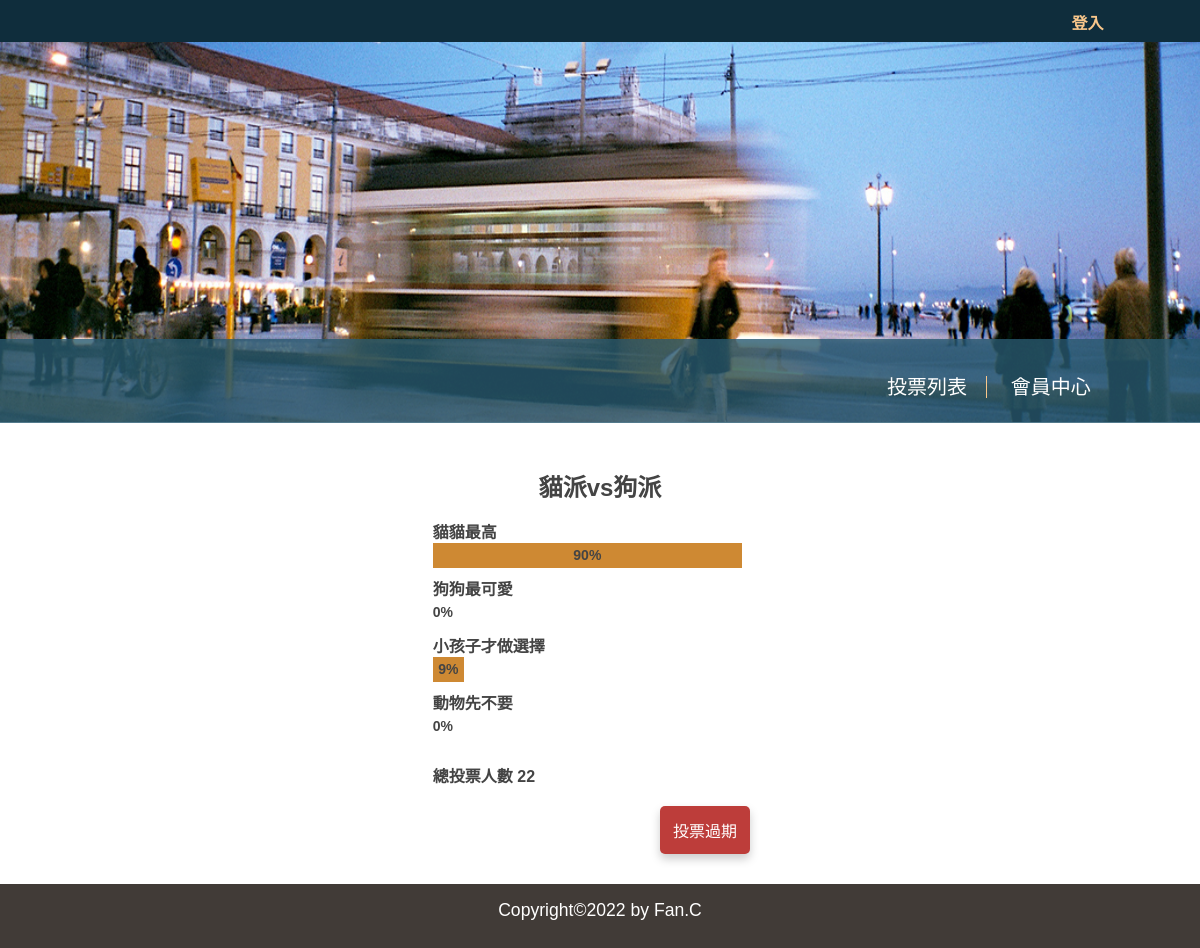
/?do=vote_result&id=1, run on an earlier commit of the app's database.
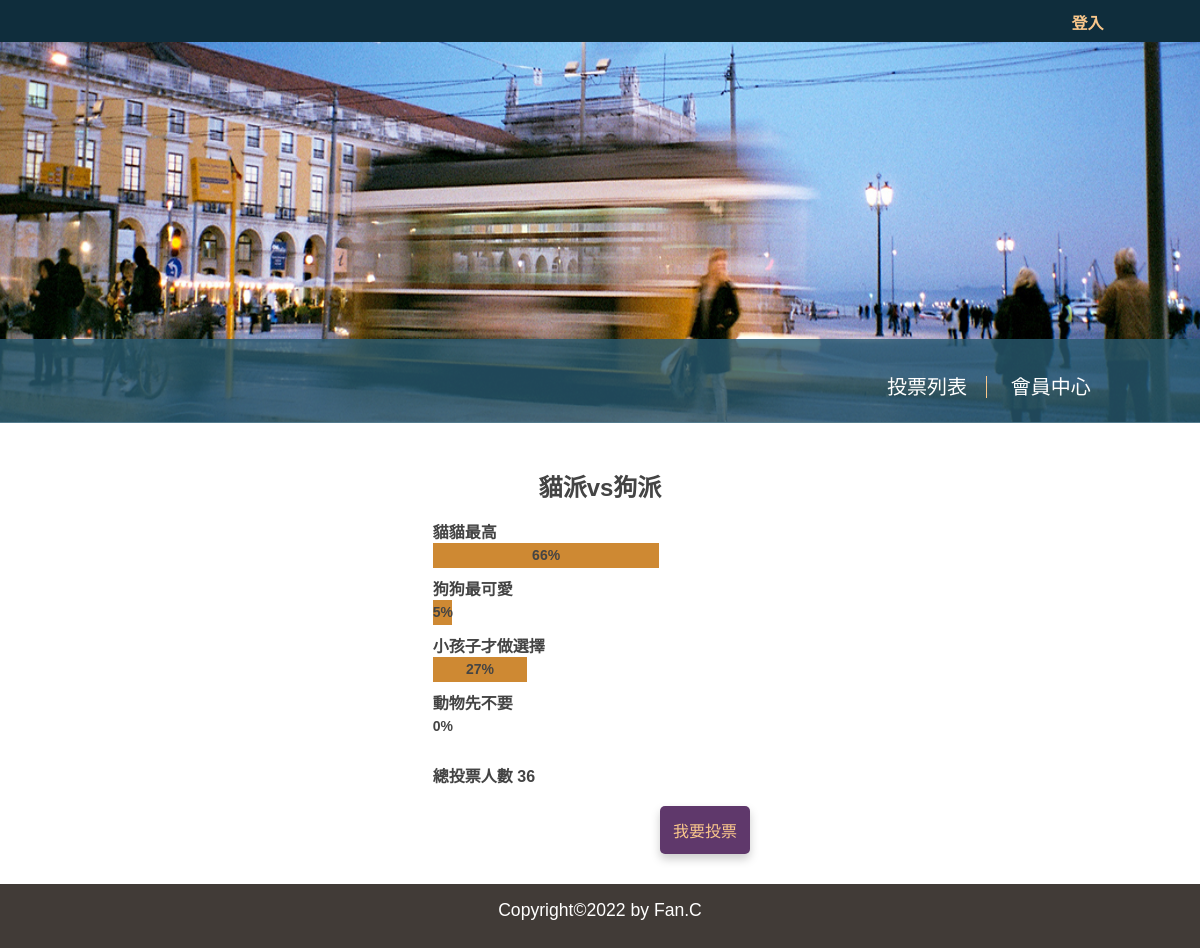
And on a later commit of the database.
### tables this page shows
CREATE TABLE `subjects` (
  `id` int(11) UNSIGNED NOT NULL COMMENT '序號',
  `subject` varchar(128) NOT NULL COMMENT '主題描述',
  `type_id` int(11) UNSIGNED NOT NULL,
  `multiple` tinyint(1) NOT NULL DEFAULT 0 COMMENT '單/複選',
  `multi_limit` tinyint(2) NOT NULL DEFAULT 1 COMMENT '單/複選項目數',
  `start` date NOT NULL,
  `end` date NOT NULL,
  `total` int(11) UNSIGNED NOT NULL DEFAULT 0
);

CREATE TABLE `options` (
  `id` int(11) UNSIGNED NOT NULL COMMENT '序號',
  `option` varchar(128) NOT NULL COMMENT '選項描述',
  `subject_id` int(11) UNSIGNED NOT NULL,
  `total` int(11) UNSIGNED NOT NULL DEFAULT 0
);

### api/base.php (called while the page is built, shortened)
<?php
function pdo()
{
    $dsn = "mysql:host=localhost;charset=utf8;dbname=vote";
    return new PDO($dsn, 'root', '');
}
function all($table, ...$arg)
{
    $pdo = pdo();
    $sql = "SELECT * FROM $table ";
    switch (count($arg)) {
        case 1:
            if (is_array($arg[0]) && !empty($arg[0])) {
                foreach ($arg[0] as $key => $value) {
                    $tmp[] = "`$key`='$value'";
                }
                $sql .= " WHERE " . implode(" AND ", $tmp);
            } else if (empty($arg[0])) {
            } else {
                $sql .= $arg[0];
            }
            break;
    }
    return $pdo->query($sql)->fetchAll(PDO::FETCH_ASSOC);
}
function find($table, $arg)
{
    $pdo = pdo();
    $sql = "SELECT * FROM $table WHERE ";
    if (is_array($arg)) {
        foreach ($arg as $key => $value) {
            $tmp[] = "`$key`='$value'";
        }
        $sql .= implode(" AND ", $tmp);
    } else {
        $sql .= " `id`='$arg'";
    }
    return $pdo->query($sql)->fetch(PDO::FETCH_ASSOC);
}

### front/vote_result.php (the view, shortened to what this page needs)
<?php
$subject = find("subjects", $_GET['id']);
$opts = all("options", ['subject_id' => $_GET['id']]);
?>
<!DOCTYPE html>
<html lang="en">
<head>
</head>
<body>
    <div class="result-box">
        <div class="subject">
            <h2 class="text-center"><?= $subject['subject']; ?></h2>
        </div>
        <div style="margin: 0.5rem 0.1rem 0.5rem 0.8rem;">
            <?php
            foreach ($opts as $opt) {
                $total = ($subject['total'] == 0) ? 1 : $subject['total'];
                $rate = $opt['total'] / $total;
            ?>
                <div class="opt-box">
                    <label class="opt-text"><?= $opt['option']; ?></label>
                    <div class="text-center opt-bar" style="width:<?= 340 * $rate; ?>px">
                        <?= floor(($rate * 100)) . "%"; ?></div>
                </div>
            <?php
            }
            ?>
            <div class="total">
                <label>總投票人數</label>
                <span class="total">
                    <?= $subject['total']; ?>
                </span>
            </div>
        </div>
        <div class="btn">
            <?php
            if ((strtotime("now")) > (strtotime($subject['end']))) {
            ?>
                <button class="govote" onclick="location.href='../vote/index.php' "style="background-color: #bd3d3a; color: white;">投票過期</button>
            <?php
            } elseif (isset($_SESSION['acc'])) {
            ?>
                <button class="govote" onclick="location.href='?do=vote&id=<?= $subject['id']; ?>'">我要投票</button>
            <?php
            } else {
            ?>
                <button class="govote" onclick="location.href='../vote/login/login.php'">我要投票</button>
            <?php
            }
            ?>
        </div>
    </div>
</body>
</html>

### index.php (shortened to what this page needs)
<?php
include_once "./api/base.php";
?>
<!DOCTYPE html>
<html lang="en">
<head>
    <link rel="stylesheet" href="./css/basic.css">
    <link rel="stylesheet" href="./css/index.css">
</head>
<body>
    <div id="header">
        <?php
        include "./layout/index_header.php";
        ?>
    </div>
    <div id="container">
        <?php
        if (isset($_GET['do'])) {
            $file = './front/' . $_GET['do'] . ".php";
        }
        if (isset($file) && file_exists($file)) {
            include $file;
        } else {
            include "./front/vote_list.php";
        }
        ?>
    </div>
    <div>
        <?php
        include "./layout/footer.php";
        ?>
    </div>
</body>
</html>

### layout/index_header.php (shortened to what this page needs)
<div class="upper">
    <div>
        <?php
        if (isset($_SESSION['acc'])) {
        ?>
            <a href="../vote/login/logout.php">登出</a>
        <?php
        } else {
        ?>
            <a href="../vote/login/login.php">登入</a>
        <?php
        }
        ?>
    </div>
</div>
<div id="captioned-gallery">
	<figure class="slider">
		<figure>
			<img src="../vote/upload/p_101.jpg" alt>
		</figure>
	</figure>
</div>
<nav>
    <div>
        <a class="bar" href="../vote/index.php">投票列表</a>
    </div>
    <div>
        <a href="?do=member_center">會員中心</a>
    </div>
</nav>

### layout/footer.php
<footer>
    <div class="right">Copyright©2022 by Fan.C</div>
</footer>

### css/basic.css (style rules this page uses)
* { margin: 0; padding: 0; list-style-type: none; box-sizing: border-box; font-family: Arial, Helvetica, sans-serif; }
html, body { height: 100%; margin: 0; }
body { display: flex; flex-direction: column; }
#header { width: 100%; height: 150px; top: 0px; z-index: 1030; }
#header .upper { text-align: right; width: 100%; min-width: 1000px; height: 35%; background-color: #0f2d3c; padding: 0 7.5%; }
#header .upper div { display: inline-block; align-items: center; margin: 0.9rem 0.2rem; font-size: 16px; font-weight: 400; color: #ffffff; }
#header .upper a { margin: 0.2rem 0.2rem; text-decoration: none; color: #f9c78b; font-weight: bold; }
#header nav { width: 100%; min-width: 1000px; height: 65%; margin: auto; background: #295970; bottom: 0; padding: 0 7.5%; text-align: right; }
#header nav div { display: inline-block; font-size: 20px; margin: 2rem 0; font-weight: 500; }
#header nav div a { color: #ffffff; margin: 0.5rem 0; text-decoration: none; padding: 0 1.2rem; }
.bar { border-right: 1px solid #f9c78b; }
#container { left: 15%; width: 85%; min-width: 1000px; margin: 1.5rem auto ; flex-grow: 1; }
footer { text-align: center; width: 100%; height: 4rem; background: #413b37; padding: 1rem; font-size: 1.1rem; font-weight: 300; color: #ffffff; right: 0; bottom: 0; left: 0; z-index: 1030; }
.text-center { text-align: center; }

### css/index.css (style rules this page uses)
#header { position: relative; height: 600px; }
#header .upper { height: 10%; }
#header .upper div { margin: 0.6rem 0.2rem; }
#header nav { height: 20%; position: absolute; background: #295970cc; }
figure.slider { position: relative; width: 500%; height: 100%; font-size: 0; animation: 30s slidy infinite; animation-name: slidy; animation-duration: 20s; animation-delay: 4s; animation-iteration-count: infinite; }
div#captioned-gallery { margin: 0 auto; width: 100%; height: 380px; overflow: hidden; }
figure.slider figure { width: 20%; height: 380px; display: inline-block; position: inherit; }
figure.slider img { width: 100%; height: 380px; min-width: 1000px; }
.opt-text { font-weight: bold; }

### front/vote_result.php (style rules this page uses)
.result-box { width: 360px; padding: 2% 0 0; margin: auto; }
h2 { text-align: center; color: #444; margin-bottom: 1rem; }
.result-box div { color: #444; font-weight: bold; }
.opt-box { margin: .5rem 0; }
.opt-bar { padding: .26rem 0; height: 25px; background: #ce8933; font-size: 14px; }
.total { margin: 1.5rem 0 .5rem 0; }
.govote { outline: 0; background: #5f386b; width: 25%; border: 0; padding: 12px; color: #f9c78b; font-size: 16px; cursor: pointer; box-shadow: 0 5px 10px #ccc; border-radius: 5px; margin: 0.7rem 0.5rem 0.4rem 15rem; }

What changed in the data, as far as the page shows it:
changed subjects "貓派vs狗派": total "22" → "36"; end "2022-07-10" → "2022-07-21" (drawn)
changed options "貓貓最高": total 20 → 24 (drawn); floor(($rate*100)) "90" → "66"
changed options "狗狗最可愛": total 0 → 2 (drawn); floor(($rate*100)) "0" → "5"
changed options "小孩子才做選擇": total 2 → 10 (drawn); floor(($rate*100)) "9" → "27"
Also different on the page:
text no longer shown: "投票過期"
text now shown: "我要投票"
